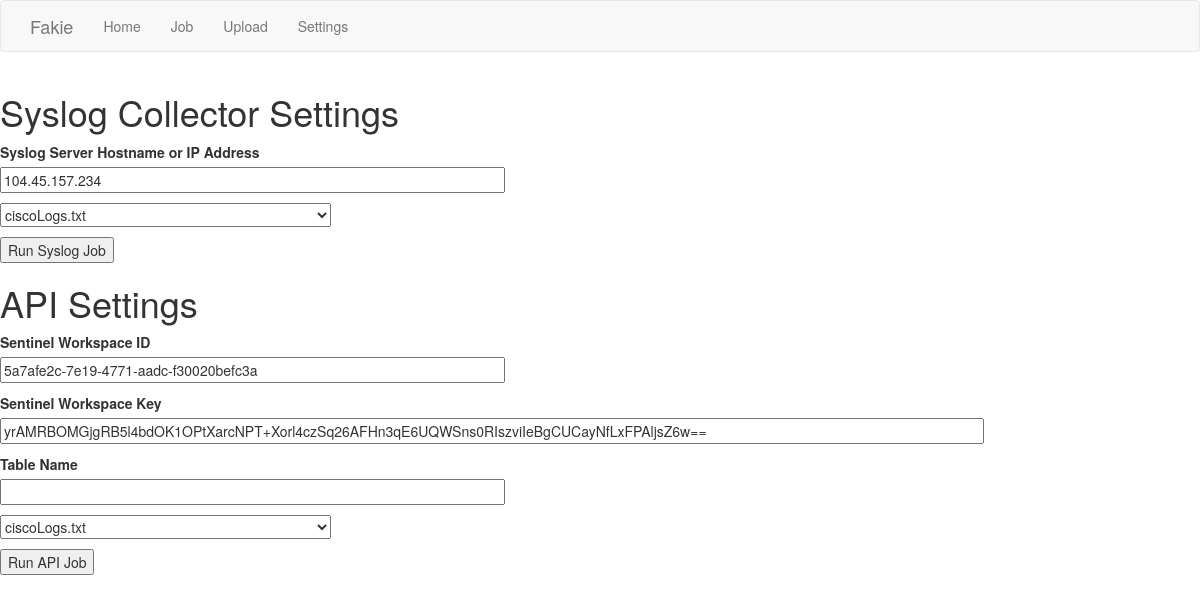
Screenshot of /job with the database file from the repository.
### app/models.py (models this page shows)
class SyslogSettings(db.Model):
    id = db.Column(db.Integer, primary_key=True)
    serverIP = db.Column(db.String(64), index=True, unique=True)

class ApiSettings(db.Model):
    id = db.Column(db.Integer, primary_key=True)
    workspaceId = db.Column(db.String(64), index=True, unique=True)
    workspaceKey = db.Column(db.String(128))

### app/routes.py (the view)
@app.route('/job', methods=['GET'])
def job():
    files = os.listdir(app.config['UPLOAD_FOLDER'])
    files_list=[(file) for file in files]
    syslog_form = syslogForm()
    api_form = apiForm()
    syslog_form.syslogLogFileName.choices = files_list
    api_form.apiLogFileName.choices = files_list
    syslogSettings = SyslogSettings.query.first()
    if syslogSettings:
        syslog_form.serverIP.data = syslogSettings.serverIP
    apiSettings = ApiSettings.query.first()
    if apiSettings:
        api_form.workspaceId.data = apiSettings.workspaceId
        api_form.workspaceKey.data = apiSettings.workspaceKey
    return render_template('job.html', files=files, syslog_form=syslog_form, api_form=api_form)

### app/forms.py
class syslogForm(FlaskForm):
    serverIP = StringField('Syslog Server Hostname or IP Address', validators=[DataRequired()])
    syslogLogFileName = SelectField('SyslogFilename', validate_choice=False)
    submit = SubmitField('Run Syslog Job')

class apiForm(FlaskForm):
    workspaceId = StringField('Sentinel Workspace ID', validators=[DataRequired()])
    workspaceKey = StringField('Sentinel Workspace Key', validators=[DataRequired()])
    tableName = StringField('Table Name', validators=[DataRequired()])
    apiLogFileName = SelectField('ApiFilename', validate_choice=False)
    submit = SubmitField('Run API Job')

### app/templates/job.html (shortened to what this page needs)
{% extends "base.html" %}
{% block content %}
    <!doctype html>
    <h1>Syslog Collector Settings</h1>
    <form action="{{ url_for('syslog') }}" method=post novalidate>
        <p>
            {{ syslog_form.serverIP.label }}<br>
            {{ syslog_form.serverIP(size=64) }}
        </p>
        <p>
           {{ syslog_form.syslogLogFileName }}
        </p>
        <p>{{ syslog_form.submit() }}</p>
    </form>
    <h1>API Settings</h1>
    <form action="{{ url_for('api') }}" method=post>
        <p>
            {{ api_form.workspaceId.label }}<br>
            {{ api_form.workspaceId(size=64) }}
        </p>
        <p>
            {{ api_form.workspaceKey.label }}<br>
            {{ api_form.workspaceKey(size=128) }}
        </p>
        <p>
            {{ api_form.tableName.label }}<br>
            {{ api_form.tableName(size=64) }}
        </p>
        <p>
            {{ api_form.apiLogFileName(formnovalidate=True) }}
         </p>
        <p>{{ api_form.submit() }}</p>
    </form>
{% endblock %}

### app/templates/base.html (shortened to what this page needs)
{% extends 'bootstrap/base.html' %}
{% block navbar %}
    <nav class="navbar navbar-default">
        <div class="container">
            <div class="navbar-header">
                <a class="navbar-brand" href="{{ url_for('index') }}">Fakie</a>
            </div>
            <div class="collapse navbar-collapse" id="bs-example-navbar-collapse-1">
                <ul class="nav navbar-nav">
                    <li><a href="{{ url_for('index') }}">Home</a></li>
                    <li><a href="{{ url_for('job') }}">Job</a></li>
                    <li><a href="{{ url_for('upload') }}">Upload</a></li>
                    <li><a href="{{ url_for('settings') }}">Settings</a></li>
                </ul>
            </div>
        </div>
    </nav>
{% endblock %}

### rows the page displays
SyslogSettings: serverIP "104.45.157.234"
ApiSettings: workspaceId "5a7afe2c-7e19-4771-aadc-f30020befc3a", workspaceKey "yrAMRBOMGjgRB5l4bdOK1OPtXarcNPT+Xorl4czSq26AFHn3qE6UQWSns0RIszviIeBgCUCayNfLxFPAljsZ6w=="

### other values shown
{{ syslog_form.serverIP.label }} "Syslog Server Hostname or IP Address"
{{ api_form.workspaceId.label }} "Sentinel Workspace ID"
{{ api_form.workspaceKey.label }} "Sentinel Workspace Key"
{{ api_form.tableName.label }} "Table Name"
